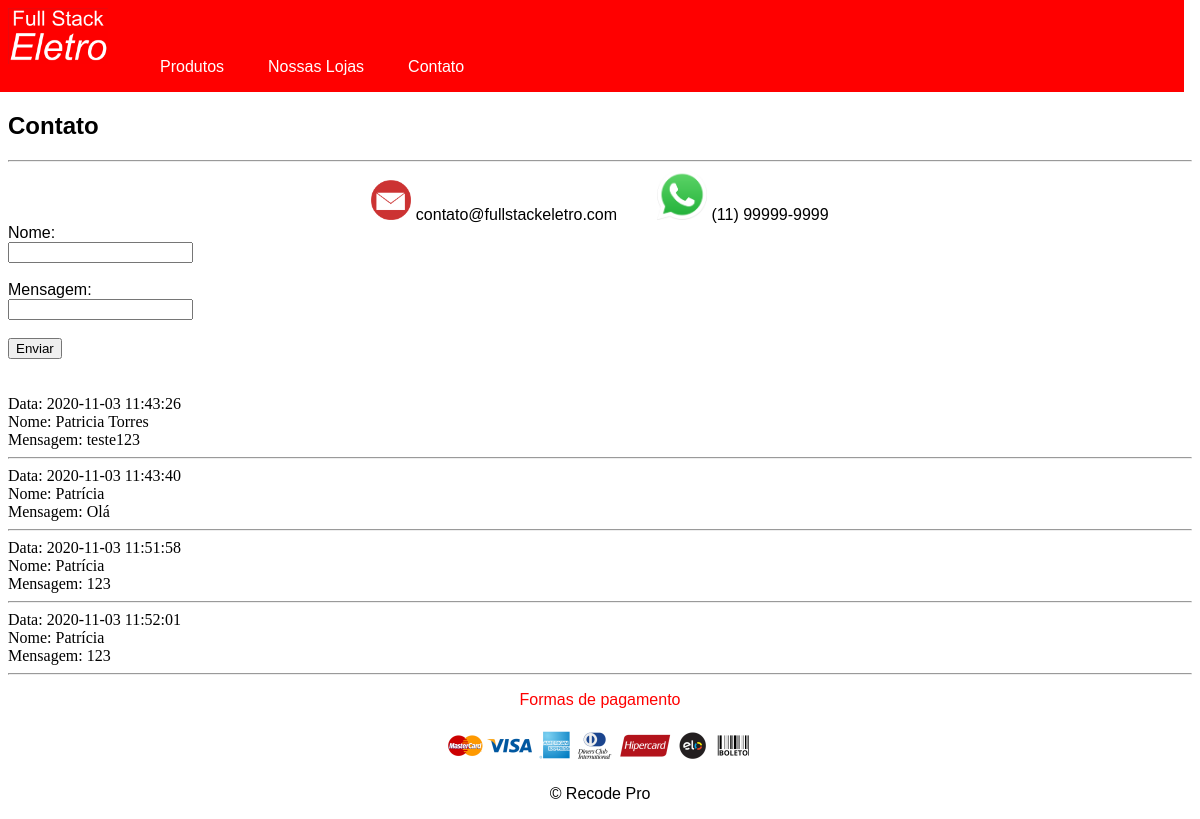
The app's page /contato.php, older data.
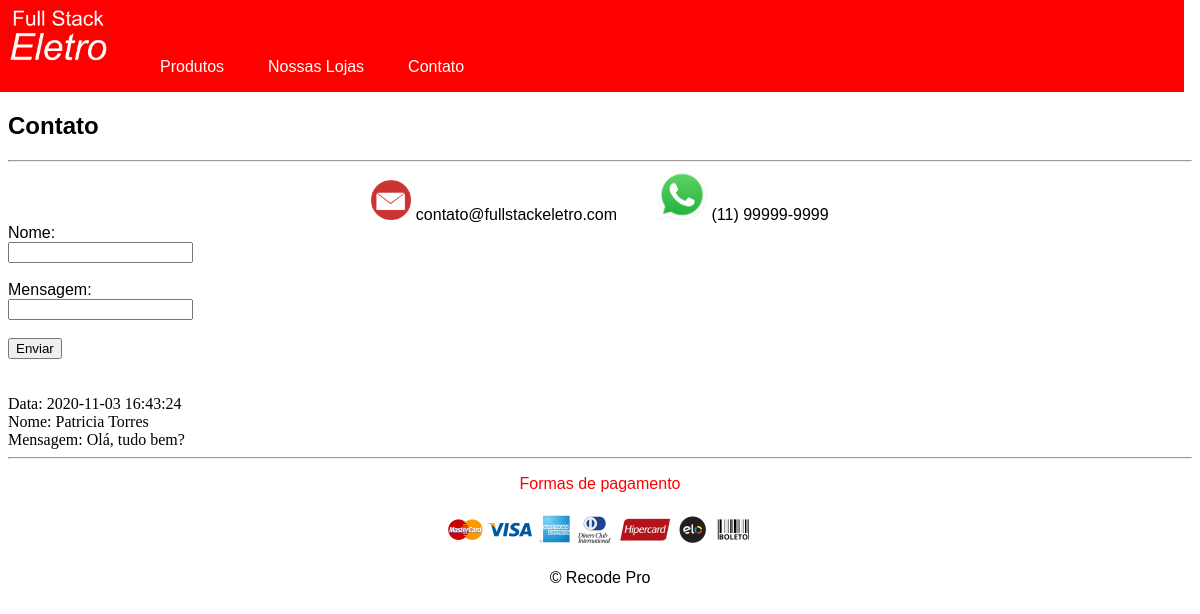
The same page, newer data.
### tables this page shows
CREATE TABLE `comentarios` (
  `id` int(11) NOT NULL,
  `nome` varchar(100) NOT NULL,
  `mensagem` varchar(300) NOT NULL,
  `data` datetime NOT NULL DEFAULT current_timestamp()
);

### contato.php (the view, shortened to what this page needs)
<?php
require_once("conexao_bd.php");
?>
<!DOCTYPE html>
<html lang="pt-br">
<head>
    <link rel="stylesheet" href="./CSS/estilo.css">
</head>
<body onload="limparCampos()">
    <h2>Contato</h2>
    <hr>
    <div class="box_contato">
        <div id="contato">
            <img src="./img/icon_email.png" width="40px">
                contato@fullstackeletro.com
        </div>&nbsp;&nbsp;&nbsp;&nbsp;&nbsp;&nbsp;&nbsp;&nbsp;&nbsp;
        <div id="contato">
            <img src="./img/logo_whatsapp.png" width="50px">
                (11) 99999-9999
        </div>
    </div>
<form method="post" action="contato.php">
    Nome:<br>
    <input type="text" name="nome" style="widht:500px" value=""><br><br>
    Mensagem:<br>
    <input type="text" name="mensagem" style="widht:500px" value=""><br><br>
    <input type="submit" name="submit" value="Enviar" value="" onClick="limparCampos()"><br><br><br>
</form>
<?php
$selecionar_produtos="select * from comentarios";
$resultado=$conexao->query($selecionar_produtos);
if($resultado->num_rows>0){
    while($rows=$resultado->fetch_assoc()){
        echo "Data: ", $rows['data'],"<br>";
        echo "Nome: ", $rows['nome'],"<br>";
        echo "Mensagem: ", $rows['mensagem'],"<br>";
        echo "<hr>";
    }
} else {
echo "Nenhum comentário ainda!";
}
?>
<footer class="rodape">
    <p id="formas_pagamento">Formas de pagamento</p>
    <img src="./img/formas_pagamento.png" alt="Formas de Pagamento">
    <br>
    <p class="copyright">&copy; Recode Pro</p>
</footer>
</body>
</html>

### CSS/estilo.css (style rules this page uses)
body { display: block; margin-top: 0px; padding-top: 0px; }
h2 { font-family: Arial, Helvetica, sans-serif; }
p { font-family: Arial, Helvetica, sans-serif; }
.copyright { font-family: Arial, Helvetica, sans-serif; font-size: 2; }
.rodape { text-align: center; }
#formas_pagamento { color: #ff0000; }
.menu a { color: #fff; font-family: Arial, Helvetica, sans-serif; text-decoration: none; line-height: 50px; }
.menu { width:100%; background-color: #ff0000; margin-left: -8px; padding: 0; }
#contato { text-align: center; font-family: Arial, Helvetica, sans-serif; font-size: 4; display: inline-block; }
.box_contato { width: 100%; text-align: center; display: inline-block; }
#logo { padding: 8px; }
form { font-family: Arial, Helvetica, sans-serif; }

Row changes from the older to the newer data that the page shows:
removed comentarios: data "2020-11-03 11:43:26", nome "Patricia Torres", mensagem "teste123"
removed comentarios: data "2020-11-03 11:43:40", nome "Patrícia", mensagem "Olá"
removed comentarios: data "2020-11-03 11:51:58", nome "Patrícia", mensagem "123"
removed comentarios: data "2020-11-03 11:52:01", nome "Patrícia", mensagem "123"
added comentarios: data "2020-11-03 16:43:24", nome "Patricia Torres", mensagem "Olá, tudo bem?"
